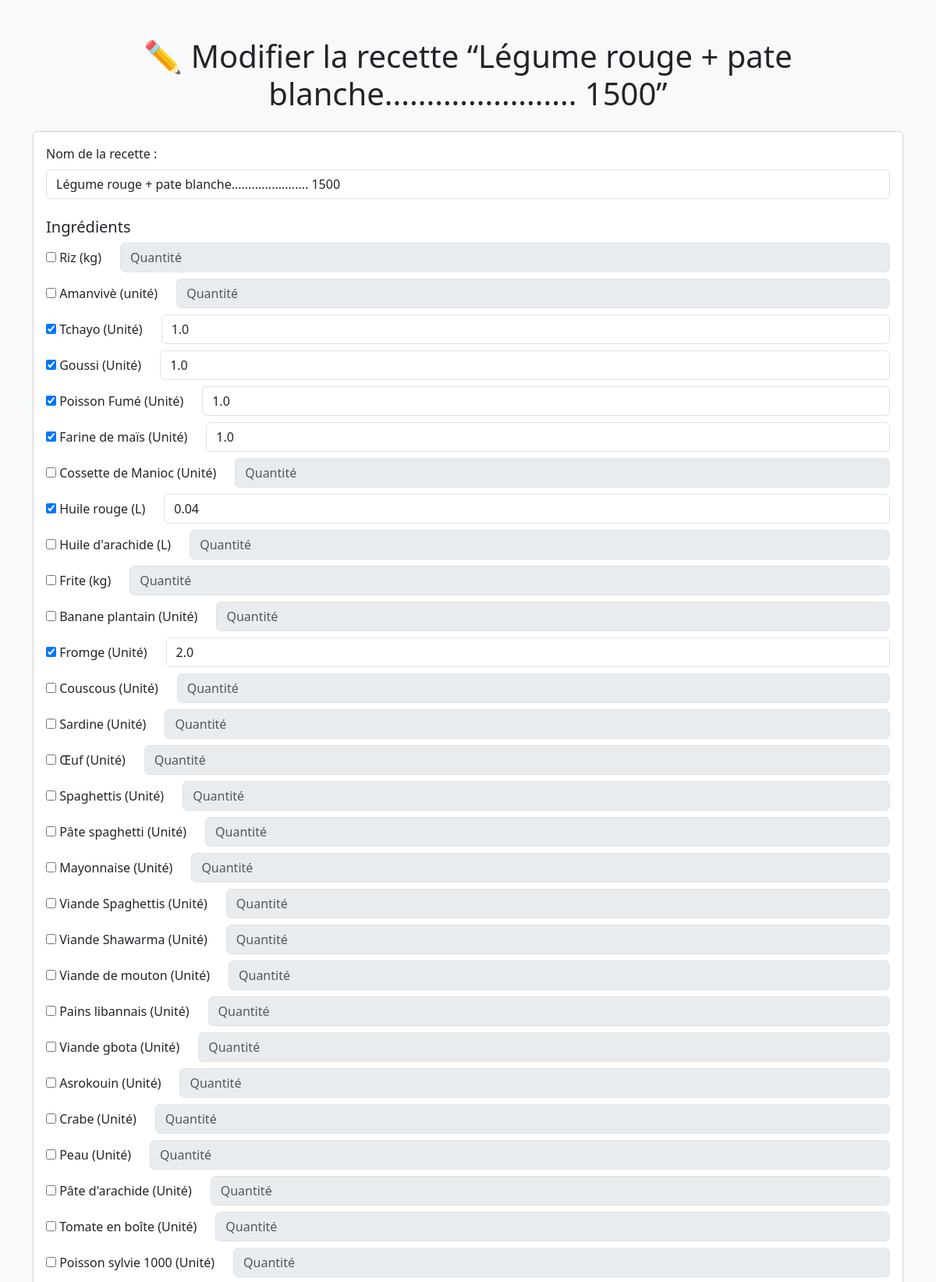
Page /modifier_recette/1 (upper part) on the committed database.
### app.py (models this page shows)
class Recette(db.Model):
    id = db.Column(db.Integer, primary_key=True)
    nom = db.Column(db.String(100), nullable=False)
    ingredients = db.relationship('RecetteIngredient', backref='recette', cascade='all, delete-orphan')

class Ingredient(db.Model):
    id = db.Column(db.Integer, primary_key=True)
    nom = db.Column(db.String(100), nullable=False)
    unite = db.Column(db.String(50), nullable=False)
    stock_cuisine = db.Column(db.Float, nullable=False, default=0.0)
    stock_magasin = db.Column(db.Float, nullable=False, default=0.0)

class RecetteIngredient(db.Model):
    id = db.Column(db.Integer, primary_key=True)
    recette_id = db.Column(db.Integer, db.ForeignKey('recette.id'), nullable=False)
    ingredient_id = db.Column(db.Integer, db.ForeignKey('ingredient.id'), nullable=False)
    quantite = db.Column(db.Float, nullable=False)
    ingredient = db.relationship('Ingredient')

### app.py (the view, shortened to what this page needs)
@app.route('/modifier_recette/<int:id>', methods=['GET', 'POST'])
def modifier_recette(id):
    recette = Recette.query.get_or_404(id)
    quantites = {ri.ingredient_id: ri.quantite for ri in recette.ingredients}
    return render_template('modifier_recette.html', recette=recette, ingredients=Ingredient.query.all(), quantites=quantites)

### app.py (called while the page is built)
@app.context_processor
def inject_request():
    return dict(request=request)

### templates/modifier_recette.html (shortened to what this page needs)
<!DOCTYPE html>
<html lang="fr">
  <head>
    <link href="https://cdn.jsdelivr.net/npm/bootstrap@5.3.3/dist/css/bootstrap.min.css" rel="stylesheet">
  </head>
  <body class="bg-light">
    <div class="container mt-5">
      <h1 class="text-center mb-4">✏ Modifier la recette “{{ recette.nom }}”</h1>
      <div class="card">
        <div class="card-body">
          <form method="POST">
            <div class="mb-3">
              <label for="nom" class="form-label">Nom de la recette :</label>
              <input type="text" id="nom" name="nom" class="form-control" value="{{ recette.nom }}" required>
            </div>
            <h5 class="mt-4">Ingrédients</h5>
            {% for ingr in ingredients %}
              <div class="row align-items-center mb-2">
                <div class="col-auto">
                  <input
                    type="checkbox"
                    name="ingredient_id"
                    value="{{ ingr.id }}"
                    {% if ingr.id in quantites %}checked{% endif %}
                  >
                  <label>{{ ingr.nom }} ({{ ingr.unite }})</label>
                </div>
                <div class="col">
                  <input
                    type="number"
                    step="0.01"
                    name="quantite_{{ ingr.id }}"
                    class="form-control"
                    placeholder="Quantité"
                    value="{{ quantites.get(ingr.id, '') }}"
                    {% if ingr.id not in quantites %}disabled{% endif %}
                  >
                </div>
              </div>
            {% endfor %}
          </form>
        </div>
      </div>
    </div>
  </body>
</html>

### rows in the picture
Recette: nom "Légume rouge + pate blanche....................... 1500"
Ingredient: nom "Riz", unite "kg"
Ingredient: nom "Amanvivè", unite "unité"
Ingredient: ingredient_id "☑", nom "Tchayo", unite "Unité"
RecetteIngredient: get "1.0"
Ingredient: ingredient_id "☑", nom "Goussi", unite "Unité"
RecetteIngredient: get "1.0"
Ingredient: ingredient_id "☑", nom "Poisson Fumé", unite "Unité"
RecetteIngredient: get "1.0"
Ingredient: ingredient_id "☑", nom "Farine de maïs", unite "Unité"
RecetteIngredient: get "1.0"
Ingredient: nom "Cossette de Manioc", unite "Unité"
Ingredient: ingredient_id "☑", nom "Huile rouge", unite "L"
RecetteIngredient: get "0.04"
Ingredient: nom "Huile d'arachide", unite "L"
Ingredient: nom "Frite", unite "kg"
Ingredient: nom "Banane plantain", unite "Unité"
Ingredient: ingredient_id "☑", nom "Fromge", unite "Unité"
RecetteIngredient: get "2.0"
Ingredient: nom "Couscous", unite "Unité"
Ingredient: nom "Sardine", unite "Unité"
Ingredient: nom "Œuf", unite "Unité"
Ingredient: nom "Spaghettis", unite "Unité"
Ingredient: nom "Pâte spaghetti", unite "Unité"
Ingredient: nom "Mayonnaise", unite "Unité"
Ingredient: nom "Viande Spaghettis", unite "Unité"
Ingredient: nom "Viande Shawarma", unite "Unité"
Ingredient: nom "Viande de mouton", unite "Unité"
Ingredient: nom "Pains libannais", unite "Unité"
Ingredient: nom "Viande gbota", unite "Unité"
Ingredient: nom "Asrokouin", unite "Unité"
Ingredient: nom "Crabe", unite "Unité"
Ingredient: nom "Peau", unite "Unité"
Ingredient: nom "Pâte d'arachide", unite "Unité"
Ingredient: nom "Tomate en boîte", unite "Unité"
Ingredient: nom "Poisson sylvie 1000", unite "Unité"
